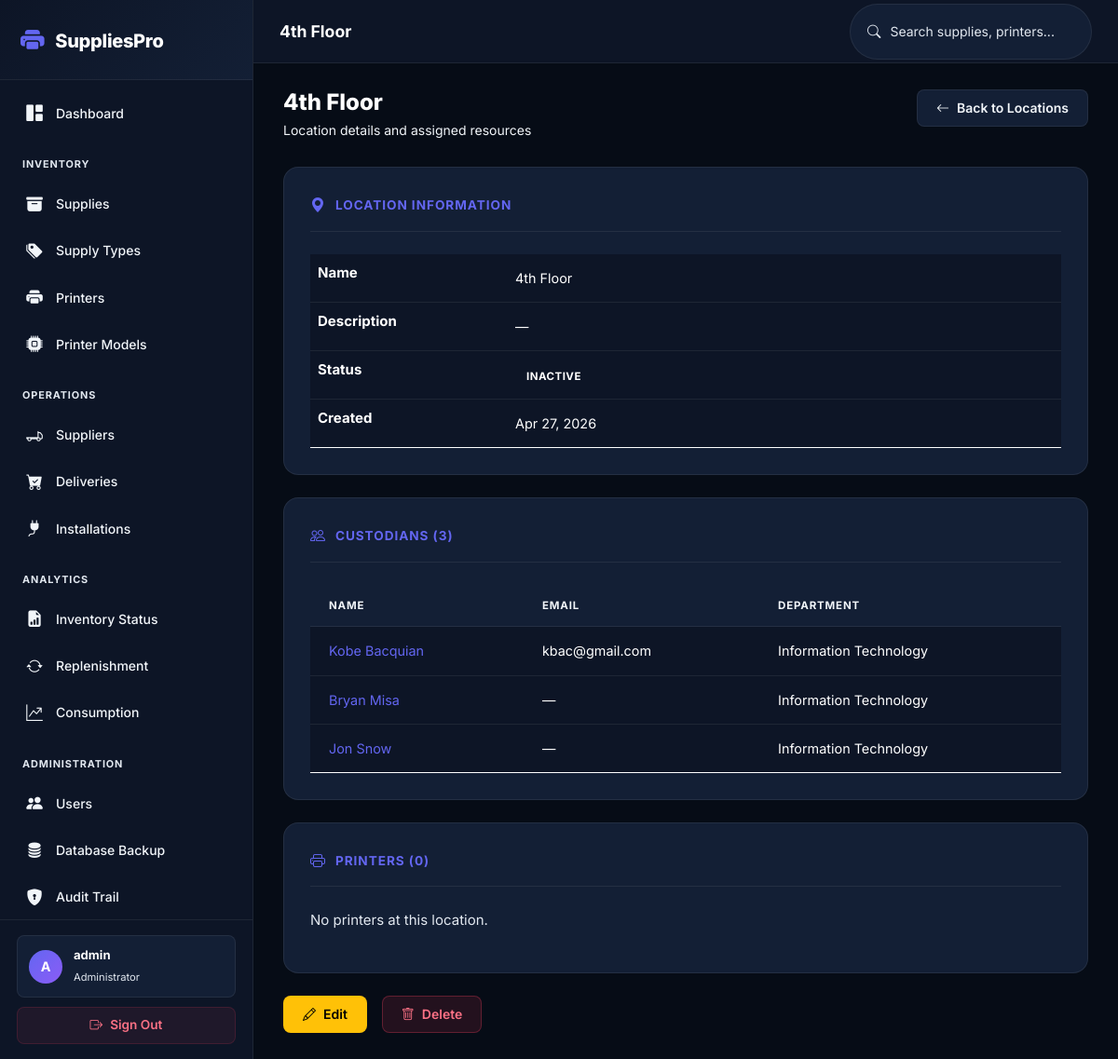
The app's page /locations/1/ (signed in) with its own data.
### inventory/models.py (models this page shows, shortened)
class User(AbstractUser):
    ROLE_CHOICES = [
        ('admin', 'Administrator'),
        ('manager', 'Manager'),
    ]
    role = models.CharField(max_length=20, choices=ROLE_CHOICES, default='manager')
    phone = models.CharField(max_length=20, blank=True)
    class Meta:
        verbose_name = 'User'
        verbose_name_plural = 'Users'

class Location(models.Model):
    name = models.CharField(max_length=100, unique=True)
    description = models.TextField(blank=True)
    is_active = models.BooleanField(default=True)
    created_at = models.DateTimeField(auto_now_add=True)
    updated_at = models.DateTimeField(auto_now=True)
    class Meta:
        ordering = ['name']
        verbose_name = 'Location'
        verbose_name_plural = 'Locations'

class Custodian(models.Model):
    first_name = models.CharField(max_length=100)
    last_name = models.CharField(max_length=100)
    department = models.ForeignKey(Department, on_delete=models.SET_NULL, null=True, blank=True, related_name='custodians')
    location = models.ForeignKey(Location, on_delete=models.SET_NULL, null=True, blank=True, related_name='custodians')
    email = models.EmailField(blank=True)
    phone = models.CharField(max_length=20, blank=True)
    notes = models.TextField(blank=True)
    is_active = models.BooleanField(default=True)
    created_at = models.DateTimeField(auto_now_add=True)
    updated_at = models.DateTimeField(auto_now=True)
    class Meta:
        ordering = ['last_name', 'first_name']
        constraints = [
            models.UniqueConstraint(fields=['first_name', 'last_name'], name='unique_custodian')
        ]
        verbose_name = 'Custodian'
        verbose_name_plural = 'Custodians'
    @property
    def full_name(self):
        return f"{self.first_name} {self.last_name}"

class Department(models.Model):
    name = models.CharField(max_length=100, unique=True)
    description = models.TextField(blank=True)
    is_active = models.BooleanField(default=True)
    created_at = models.DateTimeField(auto_now_add=True)
    updated_at = models.DateTimeField(auto_now=True)
    class Meta:
        ordering = ['name']
        verbose_name = 'Department'
        verbose_name_plural = 'Departments'

### inventory/views.py (the view)
# urls.py: path('locations/<int:pk>/', views.LocationDetailView.as_view(), name='location_detail'),
class LocationDetailView(LoginRequiredMixin, DetailView):
    model = Location
    template_name = 'inventory/location_detail.html'
    context_object_name = 'location'

### rbac/services.py (called while the page is built)
def get_user_permissions(user):
    if not user.is_authenticated:
        return set()
    cache_key = f'user_permissions_{user.pk}'
    permissions = cache.get(cache_key)
    if permissions is None:
        permissions = set()
        user_roles = Role.objects.filter(user_roles__user=user)
        for role in user_roles:
            for perm in role.permissions.all():
                permissions.add(perm.code)
        cache.set(cache_key, permissions, timeout=3600)
    return permissions

def get_user_roles(user):
    if not user.is_authenticated:
        return Role.objects.none()
    return Role.objects.filter(user_roles__user=user)

### templates/inventory/location_detail.html (shortened to what this page needs)
{% extends 'base.html' %}
{% block page_title %}{{ location.name }}{% endblock %}
{% block content %}
<div class="page-header">
    <div>
        <h2>{{ location.name }}</h2>
        <p>Location details and assigned resources</p>
    </div>
    <a href="{% url 'location_list' %}" class="btn btn-ghost">
        <i class="bi bi-arrow-left"></i> Back to Locations
    </a>
</div>
<div class="form-section">
    <div class="form-section-title">
        <i class="bi bi-geo-alt-fill"></i> Location Information
    </div>
    <table class="table">
        <tr>
            <th style="width:200px;">Name</th>
            <td>{{ location.name }}</td>
        </tr>
        <tr>
            <th>Description</th>
            <td>{{ location.description|default:"—" }}</td>
        </tr>
        <tr>
            <th>Status</th>
            <td>
                {% if location.is_active %}
                    <span class="badge badge-success">Active</span>
                {% else %}
                    <span class="badge badge-secondary">Inactive</span>
                {% endif %}
            </td>
        </tr>
        <tr>
            <th>Created</th>
            <td>{{ location.created_at|date:"M d, Y" }}</td>
        </tr>
    </table>
</div>
<div class="form-section">
    <div class="form-section-title">
        <i class="bi bi-people"></i> Custodians ({{ location.custodians.count }})
    </div>
    {% if location.custodians.all %}
    <table class="table">
        <thead>
            <tr>
                <th>Name</th>
                <th>Email</th>
                <th>Department</th>
            </tr>
        </thead>
        <tbody>
            {% for custodian in location.custodians.all %}
            <tr>
                <td><a href="{% url 'custodian_detail' custodian.pk %}">{{ custodian.full_name }}</a></td>
                <td>{{ custodian.email|default:"—" }}</td>
                <td>{{ custodian.department.name|default:"—" }}</td>
            </tr>
            {% endfor %}
        </tbody>
    </table>
    {% else %}
    <p class="text-muted">No custodians assigned to this location.</p>
    {% endif %}
</div>
<div class="form-section">
    <div class="form-section-title">
        <i class="bi bi-printer"></i> Printers ({{ location.printers.count }})
    </div>
    {% if location.printers.all %}
    <table class="table">
        <thead>
            <tr>
                <th>Name</th>
                <th>Model</th>
                <th>Status</th>
            </tr>
        </thead>
        <tbody>
            {% for printer in location.printers.all %}
            <tr>
                <td><a href="{% url 'printer_detail' printer.pk %}">{{ printer.name }}</a></td>
                <td>{{ printer.printer_model }}</td>
                <td>
                    {% if printer.status == 'active' %}<span class="badge badge-success">Active</span>
                    {% elif printer.status == 'maintenance' %}<span class="badge badge-warning">Maintenance</span>
                    {% else %}<span class="badge badge-secondary">Retired</span>{% endif %}
                </td>
            </tr>
            {% endfor %}
        </tbody>
    </table>
    {% else %}
    <p class="text-muted">No printers at this location.</p>
    {% endif %}
</div>
<div class="d-flex flex-wrap gap-3">
    <a href="{% url 'location_update' location.pk %}" class="btn btn-warning">
        <i class="bi bi-pencil"></i> Edit
    </a>
    <a href="{% url 'location_delete' location.pk %}" class="btn btn-danger">
        <i class="bi bi-trash"></i> Delete
    </a>
</div>
{% endblock %}

### templates/base.html (shortened to what this page needs)
{% load rbac %}
<!DOCTYPE html>
<html lang="en">
<head>
    <link href="https://cdn.jsdelivr.net/npm/bootstrap@5.3.0/dist/css/bootstrap.min.css" rel="stylesheet">
    <link rel="stylesheet" href="https://cdn.jsdelivr.net/npm/bootstrap-icons@1.11.0/font/bootstrap-icons.css">
    <link href="https://cdn.jsdelivr.net/npm/select2@4.1.0-rc.0/dist/css/select2.min.css" rel="stylesheet"/>
    <link href="https://cdn.jsdelivr.net/npm/select2-bootstrap-5-theme@1.3.0/dist/select2-bootstrap-5-theme.min.css" rel="stylesheet"/>
    <link rel="stylesheet" href="/static/css/style.css">
</head>
<body>
{% if user.is_authenticated %}
<aside class="sidebar" id="sidebar">
    <div class="brand">
        <i class="bi bi-printer-fill"></i>
        <span>SuppliesPro</span>
    </div>
    <nav>
        <a href="{% url 'dashboard' %}" class="{% if request.resolver_match.url_name == 'dashboard' %}active{% endif %}">
            <i class="bi bi-grid-1x2-fill"></i> Dashboard
        </a>
        <div class="section-title">Inventory</div>
        <a href="{% url 'supply_list' %}" class="{% if 'supply' in request.resolver_match.url_name and 'model' not in request.resolver_match.url_name and 'type' not in request.resolver_match.url_name %}active{% endif %}">
            <i class="bi bi-archive-fill"></i> Supplies
        </a>
        <a href="{% url 'supply_type_list' %}" class="{% if 'supply_type' in request.resolver_match.url_name %}active{% endif %}">
            <i class="bi bi-tags-fill"></i> Supply Types
        </a>
        <a href="{% url 'printer_list' %}" class="{% if 'printer' in request.resolver_match.url_name and 'model' not in request.resolver_match.url_name %}active{% endif %}">
            <i class="bi bi-printer-fill"></i> Printers
        </a>
        <a href="{% url 'printer_model_list' %}" class="{% if 'printer_model' in request.resolver_match.url_name %}active{% endif %}">
            <i class="bi bi-cpu-fill"></i> Printer Models
        </a>
        <div class="section-title">Operations</div>
        <a href="{% url 'supplier_list' %}" class="{% if 'supplier' in request.resolver_match.url_name %}active{% endif %}">
            <i class="bi bi-truck-flatbed"></i> Suppliers
        </a>
        <a href="{% url 'delivery_list' %}" class="{% if 'delivery' in request.resolver_match.url_name %}active{% endif %}">
            <i class="bi bi-cart-check-fill"></i> Deliveries
        </a>
        <a href="{% url 'installation_list' %}" class="{% if 'installation' in request.resolver_match.url_name %}active{% endif %}">
            <i class="bi bi-plug-fill"></i> Installations
        </a>
        <div class="section-title">Analytics</div>
        <a href="{% url 'inventory_report' %}" class="{% if 'inventory_report' in request.resolver_match.url_name %}active{% endif %}">
            <i class="bi bi-file-earmark-bar-graph-fill"></i> Inventory Status
        </a>
        <a href="{% url 'replenishment_report' %}" class="{% if 'replenishment' in request.resolver_match.url_name %}active{% endif %}">
            <i class="bi bi-arrow-repeat"></i> Replenishment
        </a>
        <a href="{% url 'consumption_report' %}" class="{% if 'consumption' in request.resolver_match.url_name %}active{% endif %}">
            <i class="bi bi-graph-up-arrow"></i> Consumption
        </a>
{% if user.role == 'admin' %}
        <div class="section-title">Administration</div>
        <a href="{% url 'user_list' %}" class="{% if 'user' in request.resolver_match.url_name and 'list' not in request.resolver_match.url_name and 'create' not in request.resolver_match.url_name %}active{% endif %}">
            <i class="bi bi-people-fill"></i> Users
        </a>
        <a href="{% url 'database_backup' %}" class="{% if 'database_backup' in request.resolver_match.url_name %}active{% endif %}">
            <i class="bi bi-database-fill"></i> Database Backup
        </a>
        <a href="{% url 'audit_log' %}" class="{% if 'audit' in request.resolver_match.url_name %}active{% endif %}">
            <i class="bi bi-shield-lock-fill"></i> Audit Trail
        </a>
{% endif %}
    </nav>
    <div class="user-info">
        <div class="user-pill">
            <div class="avatar">{{ user.username|first|upper }}</div>
            <div class="name-role">
                <span class="d-block fw-bold text-white small">{{ user.username }}</span>
                <span class="role">{{ user.get_role_display }}</span>
            </div>
        </div>
        <a href="{% url 'logout' %}" class="logout-link">
            <i class="bi bi-box-arrow-right"></i> Sign Out
        </a>
    </div>
</aside>
<div class="main-content">
    <header class="top-bar">
        <div class="d-flex align-items-center gap-3">
            <h1>{% block page_title %}Dashboard{% endblock %}</h1>
        </div>
        <div class="search-box">
            <form method="get" action="{% url 'global_search' %}" class="d-flex align-items-center gap-2">
                <i class="bi bi-search"></i>
                <input type="text" name="q" placeholder="Search supplies, printers..." id="globalSearch">
            </form>
        </div>
    </header>
    <main>
        {% block content %}{% endblock %}
    </main>
</div>
{% else %}
<div class="login-container">
    {% block login_content %}{% endblock %}
</div>
{% endif %}
</body>
</html>

### records on screen
User: username|first "A", username "admin", role "Administrator"
Location: name "4th Floor", description "—", created_at "Apr 27, 2026", custodians.count "3", printers.count "0"
Custodian: full_name "Kobe Bacquian", email "kbac@gmail.com", department.name "Information Technology"
Custodian: full_name "Bryan Misa", email "—", department.name "Information Technology"
Custodian: full_name "Jon Snow", email "—", department.name "Information Technology"
